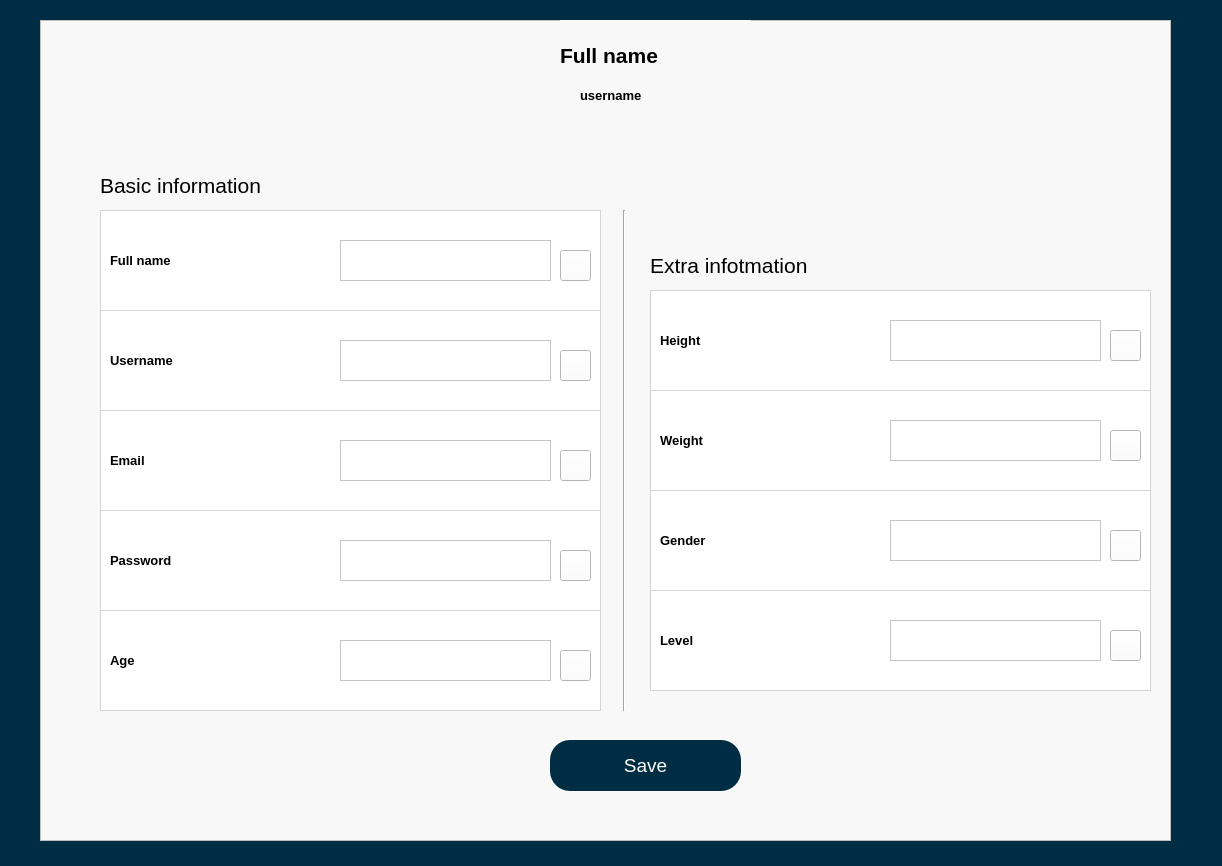
<?xml version="1.0" encoding="UTF-8"?>
<ui version="4.0">
 <class>MainWindow</class>
 <widget class="QMainWindow" name="MainWindow">
  <property name="geometry">
   <rect>
    <x>0</x>
    <y>0</y>
    <width>1222</width>
    <height>866</height>
   </rect>
  </property>
  <property name="windowTitle">
   <string>MainWindow</string>
  </property>
  <property name="styleSheet">
   <string notr="true">background-color: rgb(0, 45, 67);</string>
  </property>
  <widget class="QWidget" name="centralwidget">
   <widget class="QFrame" name="frame_3">
    <property name="geometry">
     <rect>
      <x>40</x>
      <y>20</y>
      <width>1131</width>
      <height>821</height>
     </rect>
    </property>
    <property name="styleSheet">
     <string notr="true">background-color: #f8f8f8;</string>
    </property>
    <property name="frameShape">
     <enum>QFrame::StyledPanel</enum>
    </property>
    <property name="frameShadow">
     <enum>QFrame::Raised</enum>
    </property>
    <widget class="QLabel" name="label">
     <property name="geometry">
      <rect>
       <x>60</x>
       <y>140</y>
       <width>281</width>
       <height>51</height>
      </rect>
     </property>
     <property name="font">
      <font>
       <pointsize>16</pointsize>
      </font>
     </property>
     <property name="text">
      <string>Basic information</string>
     </property>
    </widget>
    <widget class="QLabel" name="label_3">
     <property name="geometry">
      <rect>
       <x>610</x>
       <y>220</y>
       <width>281</width>
       <height>51</height>
      </rect>
     </property>
     <property name="font">
      <font>
       <pointsize>16</pointsize>
      </font>
     </property>
     <property name="text">
      <string>Extra infotmation</string>
     </property>
    </widget>
    <widget class="QWidget" name="widget_13" native="true">
     <property name="geometry">
      <rect>
       <x>60</x>
       <y>190</y>
       <width>501</width>
       <height>501</height>
      </rect>
     </property>
     <property name="styleSheet">
      <string notr="true">QWidget{
background-color: rgb(255, 255, 255);
}

QWidget#widget_17,#widget_18,#widget_19,#widget_20,#widget_21{
  border: 1px solid #d4d4d4;
}
QPushButton:hover {
  background-color: rgb(200, 200, 200);
}

</string>
     </property>
     <widget class="QWidget" name="widget_17" native="true">
      <property name="geometry">
       <rect>
        <x>0</x>
        <y>0</y>
        <width>501</width>
        <height>101</height>
       </rect>
      </property>
      <property name="styleSheet">
       <string notr="true"/>
      </property>
      <widget class="QLabel" name="label_5">
       <property name="geometry">
        <rect>
         <x>10</x>
         <y>20</y>
         <width>231</width>
         <height>61</height>
        </rect>
       </property>
       <property name="font">
        <font>
         <pointsize>10</pointsize>
         <weight>75</weight>
         <bold>true</bold>
        </font>
       </property>
       <property name="text">
        <string>Full name</string>
       </property>
      </widget>
      <widget class="QTextEdit" name="name">
       <property name="geometry">
        <rect>
         <x>240</x>
         <y>30</y>
         <width>211</width>
         <height>41</height>
        </rect>
       </property>
       <property name="font">
        <font>
         <pointsize>11</pointsize>
        </font>
       </property>
       <property name="readOnly">
        <bool>true</bool>
       </property>
      </widget>
      <widget class="QPushButton" name="b1">
       <property name="geometry">
        <rect>
         <x>460</x>
         <y>40</y>
         <width>31</width>
         <height>31</height>
        </rect>
       </property>
       <property name="styleSheet">
        <string notr="true"/>
       </property>
       <property name="text">
        <string/>
       </property>
       <property name="icon">
        <iconset>
         <normaloff>download.png</normaloff>download.png</iconset>
       </property>
       <property name="iconSize">
        <size>
         <width>22</width>
         <height>22</height>
        </size>
       </property>
       <property name="autoDefault">
        <bool>false</bool>
       </property>
       <property name="default">
        <bool>false</bool>
       </property>
      </widget>
     </widget>
     <widget class="QWidget" name="widget_18" native="true">
      <property name="geometry">
       <rect>
        <x>0</x>
        <y>100</y>
        <width>501</width>
        <height>101</height>
       </rect>
      </property>
      <property name="styleSheet">
       <string notr="true"/>
      </property>
      <widget class="QLabel" name="label_28">
       <property name="geometry">
        <rect>
         <x>10</x>
         <y>20</y>
         <width>231</width>
         <height>61</height>
        </rect>
       </property>
       <property name="font">
        <font>
         <pointsize>10</pointsize>
         <weight>75</weight>
         <bold>true</bold>
        </font>
       </property>
       <property name="text">
        <string>Username</string>
       </property>
      </widget>
      <widget class="QPushButton" name="b2">
       <property name="geometry">
        <rect>
         <x>460</x>
         <y>40</y>
         <width>31</width>
         <height>31</height>
        </rect>
       </property>
       <property name="styleSheet">
        <string notr="true"/>
       </property>
       <property name="text">
        <string/>
       </property>
       <property name="icon">
        <iconset>
         <normaloff>download.png</normaloff>download.png</iconset>
       </property>
       <property name="iconSize">
        <size>
         <width>22</width>
         <height>22</height>
        </size>
       </property>
       <property name="autoDefault">
        <bool>false</bool>
       </property>
       <property name="default">
        <bool>false</bool>
       </property>
      </widget>
      <widget class="QTextEdit" name="user">
       <property name="geometry">
        <rect>
         <x>240</x>
         <y>30</y>
         <width>211</width>
         <height>41</height>
        </rect>
       </property>
       <property name="font">
        <font>
         <pointsize>11</pointsize>
        </font>
       </property>
       <property name="readOnly">
        <bool>true</bool>
       </property>
      </widget>
     </widget>
     <widget class="QWidget" name="widget_19" native="true">
      <property name="geometry">
       <rect>
        <x>0</x>
        <y>200</y>
        <width>501</width>
        <height>101</height>
       </rect>
      </property>
      <property name="styleSheet">
       <string notr="true"/>
      </property>
      <widget class="QLabel" name="label_30">
       <property name="geometry">
        <rect>
         <x>10</x>
         <y>20</y>
         <width>231</width>
         <height>61</height>
        </rect>
       </property>
       <property name="font">
        <font>
         <pointsize>10</pointsize>
         <weight>75</weight>
         <bold>true</bold>
        </font>
       </property>
       <property name="text">
        <string>Email</string>
       </property>
      </widget>
      <widget class="QTextEdit" name="email">
       <property name="geometry">
        <rect>
         <x>240</x>
         <y>30</y>
         <width>211</width>
         <height>41</height>
        </rect>
       </property>
       <property name="font">
        <font>
         <pointsize>11</pointsize>
        </font>
       </property>
       <property name="readOnly">
        <bool>true</bool>
       </property>
      </widget>
      <widget class="QPushButton" name="b3">
       <property name="geometry">
        <rect>
         <x>460</x>
         <y>40</y>
         <width>31</width>
         <height>31</height>
        </rect>
       </property>
       <property name="styleSheet">
        <string notr="true"/>
       </property>
       <property name="text">
        <string/>
       </property>
       <property name="icon">
        <iconset>
         <normaloff>download.png</normaloff>download.png</iconset>
       </property>
       <property name="iconSize">
        <size>
         <width>22</width>
         <height>22</height>
        </size>
       </property>
       <property name="autoDefault">
        <bool>false</bool>
       </property>
       <property name="default">
        <bool>false</bool>
       </property>
      </widget>
     </widget>
     <widget class="QWidget" name="widget_20" native="true">
      <property name="geometry">
       <rect>
        <x>0</x>
        <y>300</y>
        <width>501</width>
        <height>101</height>
       </rect>
      </property>
      <property name="styleSheet">
       <string notr="true"/>
      </property>
      <widget class="QLabel" name="label_32">
       <property name="geometry">
        <rect>
         <x>10</x>
         <y>10</y>
         <width>240</width>
         <height>81</height>
        </rect>
       </property>
       <property name="font">
        <font>
         <pointsize>10</pointsize>
         <weight>75</weight>
         <bold>true</bold>
        </font>
       </property>
       <property name="text">
        <string>Password</string>
       </property>
      </widget>
      <widget class="QTextEdit" name="password">
       <property name="geometry">
        <rect>
         <x>240</x>
         <y>30</y>
         <width>211</width>
         <height>41</height>
        </rect>
       </property>
       <property name="font">
        <font>
         <pointsize>11</pointsize>
        </font>
       </property>
       <property name="readOnly">
        <bool>true</bool>
       </property>
      </widget>
      <widget class="QPushButton" name="b4">
       <property name="geometry">
        <rect>
         <x>460</x>
         <y>40</y>
         <width>31</width>
         <height>31</height>
        </rect>
       </property>
       <property name="styleSheet">
        <string notr="true"/>
       </property>
       <property name="text">
        <string/>
       </property>
       <property name="icon">
        <iconset>
         <normaloff>download.png</normaloff>download.png</iconset>
       </property>
       <property name="iconSize">
        <size>
         <width>22</width>
         <height>22</height>
        </size>
       </property>
       <property name="autoDefault">
        <bool>false</bool>
       </property>
       <property name="default">
        <bool>false</bool>
       </property>
      </widget>
     </widget>
     <widget class="QWidget" name="widget_21" native="true">
      <property name="geometry">
       <rect>
        <x>0</x>
        <y>400</y>
        <width>501</width>
        <height>101</height>
       </rect>
      </property>
      <property name="styleSheet">
       <string notr="true"/>
      </property>
      <widget class="QLabel" name="label_36">
       <property name="geometry">
        <rect>
         <x>10</x>
         <y>10</y>
         <width>240</width>
         <height>81</height>
        </rect>
       </property>
       <property name="font">
        <font>
         <pointsize>10</pointsize>
         <weight>75</weight>
         <bold>true</bold>
        </font>
       </property>
       <property name="text">
        <string>Age</string>
       </property>
      </widget>
      <widget class="QPushButton" name="b5">
       <property name="geometry">
        <rect>
         <x>460</x>
         <y>40</y>
         <width>31</width>
         <height>31</height>
        </rect>
       </property>
       <property name="styleSheet">
        <string notr="true"/>
       </property>
       <property name="text">
        <string/>
       </property>
       <property name="icon">
        <iconset>
         <normaloff>download.png</normaloff>download.png</iconset>
       </property>
       <property name="iconSize">
        <size>
         <width>22</width>
         <height>22</height>
        </size>
       </property>
       <property name="autoDefault">
        <bool>false</bool>
       </property>
       <property name="default">
        <bool>false</bool>
       </property>
      </widget>
      <widget class="QTextEdit" name="age">
       <property name="geometry">
        <rect>
         <x>240</x>
         <y>30</y>
         <width>211</width>
         <height>41</height>
        </rect>
       </property>
       <property name="font">
        <font>
         <pointsize>11</pointsize>
        </font>
       </property>
       <property name="readOnly">
        <bool>true</bool>
       </property>
      </widget>
     </widget>
    </widget>
    <widget class="QWidget" name="widget_14" native="true">
     <property name="geometry">
      <rect>
       <x>610</x>
       <y>270</y>
       <width>501</width>
       <height>401</height>
      </rect>
     </property>
     <property name="styleSheet">
      <string notr="true">QWidget{
background-color: rgb(255, 255, 255);
}

QWidget#widget_27,#widget_28,#widget_29,#widget_30{
  border:1px solid #d4d4d4;
}

QPushButton:hover {
  background-color: rgb(200, 200, 200);
}

</string>
     </property>
     <widget class="QWidget" name="widget_27" native="true">
      <property name="geometry">
       <rect>
        <x>0</x>
        <y>0</y>
        <width>501</width>
        <height>101</height>
       </rect>
      </property>
      <property name="styleSheet">
       <string notr="true">#widget_17{
	
  border: 1px solid black;

}</string>
      </property>
      <widget class="QLabel" name="label_10">
       <property name="geometry">
        <rect>
         <x>10</x>
         <y>10</y>
         <width>240</width>
         <height>81</height>
        </rect>
       </property>
       <property name="font">
        <font>
         <pointsize>10</pointsize>
         <weight>75</weight>
         <bold>true</bold>
        </font>
       </property>
       <property name="text">
        <string>Height</string>
       </property>
      </widget>
      <widget class="QPushButton" name="b6">
       <property name="geometry">
        <rect>
         <x>460</x>
         <y>40</y>
         <width>31</width>
         <height>31</height>
        </rect>
       </property>
       <property name="styleSheet">
        <string notr="true"/>
       </property>
       <property name="text">
        <string/>
       </property>
       <property name="icon">
        <iconset>
         <normaloff>download.png</normaloff>download.png</iconset>
       </property>
       <property name="iconSize">
        <size>
         <width>22</width>
         <height>22</height>
        </size>
       </property>
       <property name="autoDefault">
        <bool>false</bool>
       </property>
       <property name="default">
        <bool>false</bool>
       </property>
      </widget>
      <widget class="QTextEdit" name="height">
       <property name="geometry">
        <rect>
         <x>240</x>
         <y>30</y>
         <width>211</width>
         <height>41</height>
        </rect>
       </property>
       <property name="font">
        <font>
         <pointsize>11</pointsize>
        </font>
       </property>
       <property name="readOnly">
        <bool>true</bool>
       </property>
      </widget>
     </widget>
     <widget class="QWidget" name="widget_28" native="true">
      <property name="geometry">
       <rect>
        <x>0</x>
        <y>100</y>
        <width>501</width>
        <height>101</height>
       </rect>
      </property>
      <property name="styleSheet">
       <string notr="true">#widget_18{
	
  border: 1px solid black;

}</string>
      </property>
      <widget class="QLabel" name="label_44">
       <property name="geometry">
        <rect>
         <x>10</x>
         <y>10</y>
         <width>240</width>
         <height>81</height>
        </rect>
       </property>
       <property name="font">
        <font>
         <pointsize>10</pointsize>
         <weight>75</weight>
         <bold>true</bold>
        </font>
       </property>
       <property name="text">
        <string>Weight</string>
       </property>
      </widget>
      <widget class="QPushButton" name="b7">
       <property name="geometry">
        <rect>
         <x>460</x>
         <y>40</y>
         <width>31</width>
         <height>31</height>
        </rect>
       </property>
       <property name="styleSheet">
        <string notr="true"/>
       </property>
       <property name="text">
        <string/>
       </property>
       <property name="icon">
        <iconset>
         <normaloff>download.png</normaloff>download.png</iconset>
       </property>
       <property name="iconSize">
        <size>
         <width>22</width>
         <height>22</height>
        </size>
       </property>
       <property name="autoDefault">
        <bool>false</bool>
       </property>
       <property name="default">
        <bool>false</bool>
       </property>
      </widget>
      <widget class="QTextEdit" name="weight">
       <property name="geometry">
        <rect>
         <x>240</x>
         <y>30</y>
         <width>211</width>
         <height>41</height>
        </rect>
       </property>
       <property name="font">
        <font>
         <pointsize>11</pointsize>
        </font>
       </property>
       <property name="readOnly">
        <bool>true</bool>
       </property>
      </widget>
     </widget>
     <widget class="QWidget" name="widget_29" native="true">
      <property name="geometry">
       <rect>
        <x>0</x>
        <y>200</y>
        <width>501</width>
        <height>101</height>
       </rect>
      </property>
      <property name="styleSheet">
       <string notr="true">#widget_19{
	
  border: 1px solid black;

}</string>
      </property>
      <widget class="QLabel" name="label_46">
       <property name="geometry">
        <rect>
         <x>10</x>
         <y>10</y>
         <width>240</width>
         <height>81</height>
        </rect>
       </property>
       <property name="font">
        <font>
         <pointsize>10</pointsize>
         <weight>75</weight>
         <bold>true</bold>
        </font>
       </property>
       <property name="text">
        <string>Gender</string>
       </property>
      </widget>
      <widget class="QTextEdit" name="gender">
       <property name="geometry">
        <rect>
         <x>240</x>
         <y>30</y>
         <width>211</width>
         <height>41</height>
        </rect>
       </property>
       <property name="font">
        <font>
         <pointsize>11</pointsize>
        </font>
       </property>
       <property name="readOnly">
        <bool>true</bool>
       </property>
      </widget>
      <widget class="QPushButton" name="b8">
       <property name="geometry">
        <rect>
         <x>460</x>
         <y>40</y>
         <width>31</width>
         <height>31</height>
        </rect>
       </property>
       <property name="styleSheet">
        <string notr="true"/>
       </property>
       <property name="text">
        <string/>
       </property>
       <property name="icon">
        <iconset>
         <normaloff>download.png</normaloff>download.png</iconset>
       </property>
       <property name="iconSize">
        <size>
         <width>22</width>
         <height>22</height>
        </size>
       </property>
       <property name="autoDefault">
        <bool>false</bool>
       </property>
       <property name="default">
        <bool>false</bool>
       </property>
      </widget>
     </widget>
     <widget class="QWidget" name="widget_30" native="true">
      <property name="geometry">
       <rect>
        <x>0</x>
        <y>300</y>
        <width>501</width>
        <height>101</height>
       </rect>
      </property>
      <property name="styleSheet">
       <string notr="true">#widget_20{
	
  border: 1px solid black;

}</string>
      </property>
      <widget class="QLabel" name="label_48">
       <property name="geometry">
        <rect>
         <x>10</x>
         <y>10</y>
         <width>240</width>
         <height>81</height>
        </rect>
       </property>
       <property name="font">
        <font>
         <pointsize>10</pointsize>
         <weight>75</weight>
         <bold>true</bold>
        </font>
       </property>
       <property name="text">
        <string>Level</string>
       </property>
      </widget>
      <widget class="QPushButton" name="b9">
       <property name="geometry">
        <rect>
         <x>460</x>
         <y>40</y>
         <width>31</width>
         <height>31</height>
        </rect>
       </property>
       <property name="styleSheet">
        <string notr="true"/>
       </property>
       <property name="text">
        <string/>
       </property>
       <property name="icon">
        <iconset>
         <normaloff>download.png</normaloff>download.png</iconset>
       </property>
       <property name="iconSize">
        <size>
         <width>22</width>
         <height>22</height>
        </size>
       </property>
       <property name="autoDefault">
        <bool>false</bool>
       </property>
       <property name="default">
        <bool>false</bool>
       </property>
      </widget>
      <widget class="QTextEdit" name="level">
       <property name="geometry">
        <rect>
         <x>240</x>
         <y>30</y>
         <width>211</width>
         <height>41</height>
        </rect>
       </property>
       <property name="font">
        <font>
         <pointsize>11</pointsize>
        </font>
       </property>
       <property name="readOnly">
        <bool>true</bool>
       </property>
      </widget>
     </widget>
    </widget>
    <widget class="Line" name="line">
     <property name="geometry">
      <rect>
       <x>569</x>
       <y>190</y>
       <width>31</width>
       <height>501</height>
      </rect>
     </property>
     <property name="baseSize">
      <size>
       <width>0</width>
       <height>0</height>
      </size>
     </property>
     <property name="font">
      <font>
       <pointsize>11</pointsize>
      </font>
     </property>
     <property name="orientation">
      <enum>Qt::Vertical</enum>
     </property>
    </widget>
    <widget class="QLabel" name="label_11">
     <property name="geometry">
      <rect>
       <x>520</x>
       <y>0</y>
       <width>191</width>
       <height>71</height>
      </rect>
     </property>
     <property name="font">
      <font>
       <pointsize>16</pointsize>
       <weight>75</weight>
       <bold>true</bold>
      </font>
     </property>
     <property name="text">
      <string>Full name</string>
     </property>
    </widget>
    <widget class="QLabel" name="label_12">
     <property name="geometry">
      <rect>
       <x>540</x>
       <y>50</y>
       <width>101</width>
       <height>51</height>
      </rect>
     </property>
     <property name="font">
      <font>
       <pointsize>10</pointsize>
       <weight>75</weight>
       <bold>true</bold>
      </font>
     </property>
     <property name="text">
      <string>username</string>
     </property>
    </widget>
    <widget class="QPushButton" name="pushButton">
     <property name="geometry">
      <rect>
       <x>510</x>
       <y>720</y>
       <width>191</width>
       <height>51</height>
      </rect>
     </property>
     <property name="font">
      <font>
       <pointsize>14</pointsize>
      </font>
     </property>
     <property name="styleSheet">
      <string notr="true">QPushButton{
background-color: rgb(0, 45, 67);
border-radius:20px;
color:rgb(255, 255, 255);}
QPushButton:hover{
background-color: rgb(10, 60, 75);
}</string>
     </property>
     <property name="text">
      <string>Save</string>
     </property>
    </widget>
   </widget>
  </widget>
  <widget class="QMenuBar" name="menubar">
   <property name="geometry">
    <rect>
     <x>0</x>
     <y>0</y>
     <width>1222</width>
     <height>26</height>
    </rect>
   </property>
  </widget>
  <widget class="QStatusBar" name="statusbar"/>
 </widget>
 <resources/>
 <connections/>
</ui>
